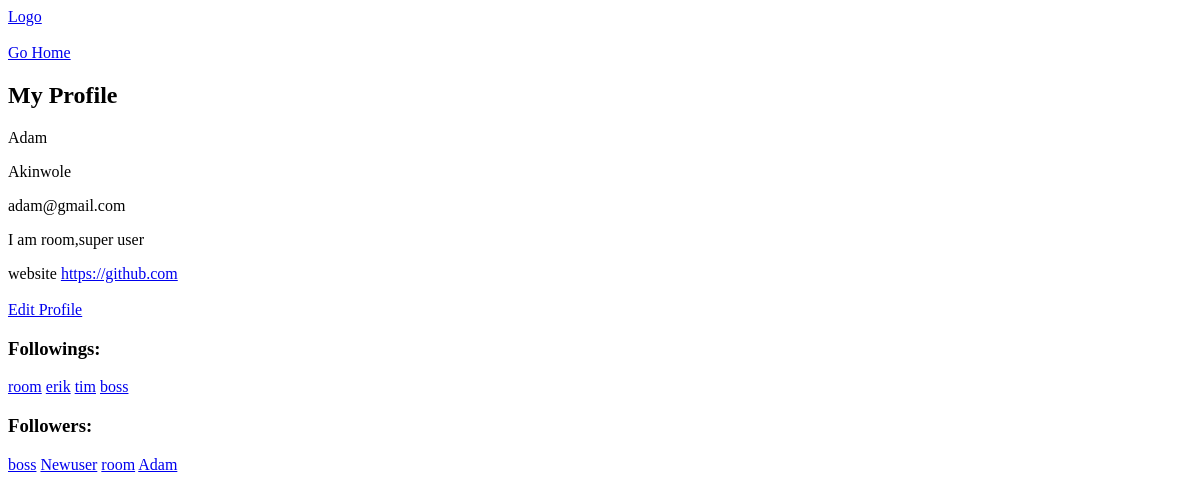
The page /profile/room (signed in) on the database as committed earlier.
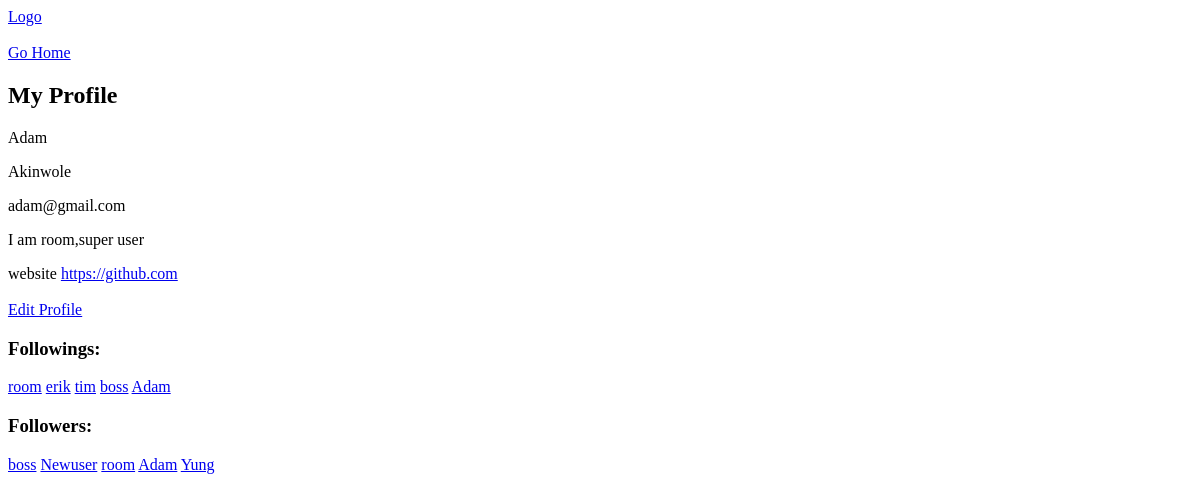
The same page on the database as committed later.
### room/models.py (models this page shows)
class Profile(models.Model):
  user = models.OneToOneField(User,on_delete=models.CASCADE,null=True,blank=True)
  bio = models.TextField(null=True,blank=True)
  follows = models.ManyToManyField("self",related_name="followed_by",symmetrical=False,blank=True)
  website = models.URLField(null=True,blank=True)
  def __str__(self):
    return self.user.username

### room/views.py (the view, shortened to what this page needs)
# urls.py: path('profile/<username>',views.eachProfile,name='profile'),
@login_required(login_url='account_login')
def eachProfile(request,username):
  user = User.objects.get(username=username)
  profile = user.profile
  context = {'profile':profile}
  return render(request,'room/profile.html',context)

### room/templates/room/profile.html (shortened to what this page needs)
{% extends 'room/main.html' %}
{% block content %}
<br>
<br>
<a href="{% url 'home' %}">Go Home</a>
<br>
{% if request.user == profile.user %}
<h2>My Profile</h2>
{% else %}
<h1>Profile for {{profile.user.username}}</h1>
{% endif %}
<p>{{profile.user.first_name}}</p>
<p>{{profile.user.last_name}}</p>
<p>{{profile.user.email}}</p>
<p> {{profile.bio}}</p>
website <a href="{{profile.website}}">{{profile.website}}</a>
<br>
<br>
{% if request.user == profile.user %}
<a href="{% url 'edit_profile' user.username %}">Edit Profile</a>
{% endif %}
<div>
<h3>Followings:</h3>
{% for following in profile.follows.all %}
<a href="{% url 'profile' following.user.username %}">{{following}}</a>
{% endfor %}
<br>
</div>
<div>
<h3>Followers:</h3>
{% for follower in profile.followed_by.all %}
<a href="{% url 'profile' follower.user.username %}">{{follower}}</a>
{% endfor %}
</div>
{% endblock %}

Rows that differ between the two databases and show on the page:
now on one of the page's lists (row unchanged): Profile: user.username "Adam"
added Profile: user.username "Yung", shown under "Followers:"
